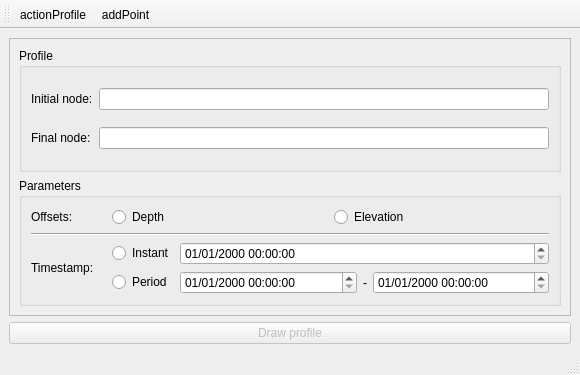
<?xml version="1.0" encoding="UTF-8"?>
<ui version="4.0">
 <class>dlg_profile</class>
 <widget class="QMainWindow" name="dlg_profile">
  <property name="geometry">
   <rect>
    <x>0</x>
    <y>0</y>
    <width>580</width>
    <height>375</height>
   </rect>
  </property>
  <property name="minimumSize">
   <size>
    <width>580</width>
    <height>375</height>
   </size>
  </property>
  <property name="windowTitle">
   <string>Draw Profile</string>
  </property>
  <widget class="QWidget" name="centralwidget">
   <layout class="QVBoxLayout" name="verticalLayout">
    <item>
     <widget class="QScrollArea" name="scrollArea">
      <property name="widgetResizable">
       <bool>true</bool>
      </property>
      <widget class="QWidget" name="scrollAreaWidgetContents">
       <property name="geometry">
        <rect>
         <x>0</x>
         <y>0</y>
         <width>560</width>
         <height>269</height>
        </rect>
       </property>
       <layout class="QGridLayout" name="gridLayout">
        <item row="0" column="0">
         <widget class="QGroupBox" name="grb_profile">
          <property name="title">
           <string>Profile</string>
          </property>
          <layout class="QGridLayout" name="gridLayout_2">
           <item row="0" column="0">
            <widget class="QLabel" name="lbl_node_init">
             <property name="text">
              <string>Initial node:</string>
             </property>
            </widget>
           </item>
           <item row="1" column="0">
            <widget class="QLabel" name="lbl_node_end">
             <property name="text">
              <string>Final node:</string>
             </property>
            </widget>
           </item>
           <item row="0" column="1">
            <widget class="QLineEdit" name="txt_node_init">
             <property name="readOnly">
              <bool>true</bool>
             </property>
            </widget>
           </item>
           <item row="1" column="1">
            <widget class="QLineEdit" name="txt_node_end">
             <property name="readOnly">
              <bool>true</bool>
             </property>
            </widget>
           </item>
          </layout>
         </widget>
        </item>
        <item row="1" column="0">
         <widget class="QGroupBox" name="grb_composer">
          <property name="title">
           <string>Parameters</string>
          </property>
          <layout class="QGridLayout" name="gridLayout_3">
           <item row="5" column="3" colspan="4">
            <layout class="QHBoxLayout" name="horizontalLayout">
             <item>
              <widget class="QRadioButton" name="rb_depth">
               <property name="text">
                <string>Depth</string>
               </property>
              </widget>
             </item>
             <item>
              <widget class="QRadioButton" name="rb_elevation">
               <property name="text">
                <string>Elevation</string>
               </property>
              </widget>
             </item>
            </layout>
           </item>
           <item row="8" column="5">
            <widget class="QLabel" name="lbl_period_sep">
             <property name="sizePolicy">
              <sizepolicy hsizetype="Minimum" vsizetype="Preferred">
               <horstretch>0</horstretch>
               <verstretch>0</verstretch>
              </sizepolicy>
             </property>
             <property name="text">
              <string>-</string>
             </property>
             <property name="alignment">
              <set>Qt::AlignCenter</set>
             </property>
            </widget>
           </item>
           <item row="7" column="0" rowspan="2">
            <widget class="QLabel" name="lbl_timestamp">
             <property name="toolTip">
              <string>Profile title to be displayed</string>
             </property>
             <property name="text">
              <string>Timestamp:</string>
             </property>
            </widget>
           </item>
           <item row="7" column="3">
            <widget class="QRadioButton" name="rb_instant">
             <property name="text">
              <string>Instant</string>
             </property>
            </widget>
           </item>
           <item row="7" column="4" colspan="3">
            <widget class="QgsDateTimeEdit" name="dtm_instant">
             <property name="displayFormat">
              <string>dd/MM/yyyy HH:mm:ss</string>
             </property>
            </widget>
           </item>
           <item row="8" column="6">
            <widget class="QgsDateTimeEdit" name="dtm_end">
             <property name="sizePolicy">
              <sizepolicy hsizetype="MinimumExpanding" vsizetype="Fixed">
               <horstretch>0</horstretch>
               <verstretch>0</verstretch>
              </sizepolicy>
             </property>
             <property name="maximumDateTime">
              <datetime>
               <hour>23</hour>
               <minute>59</minute>
               <second>59</second>
               <year>9999</year>
               <month>12</month>
               <day>31</day>
              </datetime>
             </property>
             <property name="displayFormat">
              <string>dd/MM/yyyy HH:mm:ss</string>
             </property>
            </widget>
           </item>
           <item row="5" column="0">
            <widget class="QLabel" name="lbl_offsets">
             <property name="toolTip">
              <string>Date to be displayed</string>
             </property>
             <property name="text">
              <string>Offsets:</string>
             </property>
            </widget>
           </item>
           <item row="6" column="0" colspan="7">
            <widget class="Line" name="line">
             <property name="orientation">
              <enum>Qt::Horizontal</enum>
             </property>
            </widget>
           </item>
           <item row="8" column="3">
            <widget class="QRadioButton" name="rb_period">
             <property name="text">
              <string>Period</string>
             </property>
            </widget>
           </item>
           <item row="8" column="4">
            <widget class="QgsDateTimeEdit" name="dtm_start">
             <property name="sizePolicy">
              <sizepolicy hsizetype="MinimumExpanding" vsizetype="Fixed">
               <horstretch>0</horstretch>
               <verstretch>0</verstretch>
              </sizepolicy>
             </property>
             <property name="displayFormat">
              <string>dd/MM/yyyy HH:mm:ss</string>
             </property>
            </widget>
           </item>
          </layout>
         </widget>
        </item>
       </layout>
      </widget>
     </widget>
    </item>
    <item>
     <widget class="QPushButton" name="btn_draw_profile">
      <property name="enabled">
       <bool>false</bool>
      </property>
      <property name="text">
       <string>Draw profile</string>
      </property>
     </widget>
    </item>
    <item>
     <layout class="QGridLayout" name="lyt_buttons"/>
    </item>
   </layout>
  </widget>
  <widget class="QStatusBar" name="statusbar"/>
  <widget class="QToolBar" name="toolBar">
   <property name="windowTitle">
    <string>toolBar</string>
   </property>
   <property name="iconSize">
    <size>
     <width>20</width>
     <height>18</height>
    </size>
   </property>
   <attribute name="toolBarArea">
    <enum>TopToolBarArea</enum>
   </attribute>
   <attribute name="toolBarBreak">
    <bool>false</bool>
   </attribute>
   <addaction name="actionProfile"/>
   <addaction name="actionAddPoint"/>
  </widget>
  <action name="actionProfile">
   <property name="checkable">
    <bool>false</bool>
   </property>
   <property name="text">
    <string>actionProfile</string>
   </property>
   <property name="toolTip">
    <string>Set nodes</string>
   </property>
  </action>
  <action name="actionAddPoint">
   <property name="icon">
    <iconset>
     <normaloff>../../../../icons/dialogs/143.png</normaloff>../../../../icons/dialogs/143.png</iconset>
   </property>
   <property name="text">
    <string>addPoint</string>
   </property>
   <property name="toolTip">
    <string>Add additional point</string>
   </property>
  </action>
 </widget>
 <customwidgets>
  <customwidget>
   <class>QgsDateTimeEdit</class>
   <extends>QDateTimeEdit</extends>
   <header>qgsdatetimeedit.h</header>
  </customwidget>
 </customwidgets>
 <tabstops>
  <tabstop>scrollArea</tabstop>
  <tabstop>btn_draw_profile</tabstop>
 </tabstops>
 <resources/>
 <connections/>
</ui>
